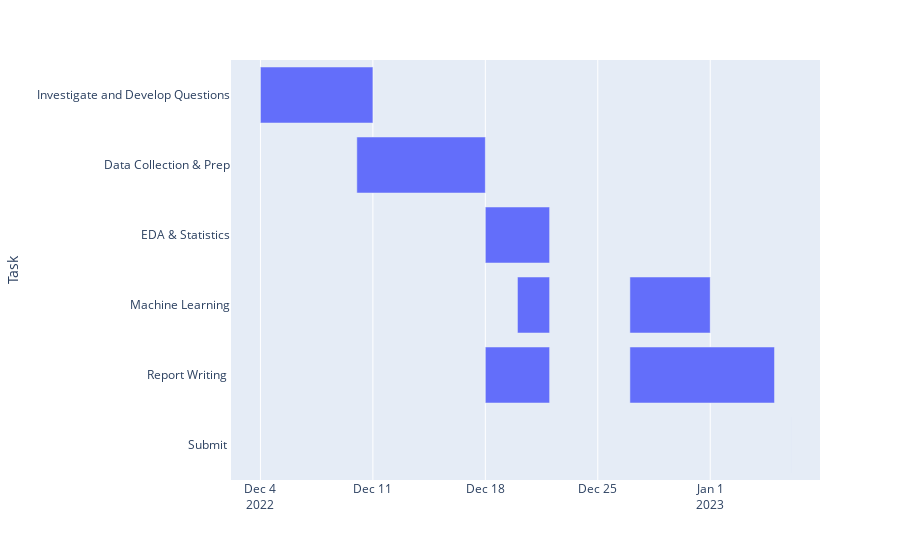

This figure's notebook cell:
### Code cell
# Creating a gantt chart for my project

df = pd.DataFrame([
    dict(Task="Investigate and Develop Questions", Start='2022-12-04', Finish='2022-12-11'),
    dict(Task="Data Collection & Prep", Start='2022-12-10', Finish='2022-12-18'),
    dict(Task="EDA & Statistics", Start='2022-12-18', Finish='2022-12-22'),
    dict(Task="Machine Learning", Start='2022-12-20', Finish='2022-12-22'),
    dict(Task="Machine Learning", Start='2022-12-27', Finish='2023-01-01'),
    dict(Task="Report Writing ", Start='2022-12-18', Finish='2022-12-22'),
    dict(Task="Report Writing ", Start='2022-12-27', Finish='2023-01-05'),
    dict(Task="Submit ", Start='2023-01-06', Finish='2023-01-06')
])

fig = px.timeline(df, x_start="Start", x_end="Finish", y="Task")
fig.update_yaxes(autorange="reversed") # otherwise tasks are listed from the bottom up
fig.show()

### Figure 1 — Plotly figure (JSON) as saved in the notebook; plotly's stock layout.template omitted (floating-point values rounded to 4 significant figures)
{"data": [{"alignmentgroup": "True", "base": ["2022-12-04", "2022-12-10", "2022-12-18", "2022-12-20", "2022-12-27", "2022-12-18", "2022-12-27", "2023-01-06"], "hovertemplate": "Start=%{base}<br>Finish=%{x}<br>Task=%{y}<extra></extra>", "legendgroup": "", "marker": {"color": "#636efa"}, "name": "", "offsetgroup": "", "orientation": "h", "showlegend": false, "textposition": "auto", "type": "bar", "x": [604800000, 691200000, 345600000, 172800000, 432000000, 345600000, 777600000, 0], "xaxis": "x", "y": ["Investigate and Develop Questions", "Data Collection & Prep", "EDA & Statistics", "Machine Learning", "Machine Learning", "Report Writing ", "Report Writing ", "Submit "], "yaxis": "y"}], "layout": {"barmode": "overlay", "legend": {"tracegroupgap": 0}, "margin": {"t": 60}, "xaxis": {"anchor": "y", "domain": [0, 1], "type": "date"}, "yaxis": {"anchor": "x", "autorange": "reversed", "domain": [0, 1], "title": {"text": "Task"}}}}
